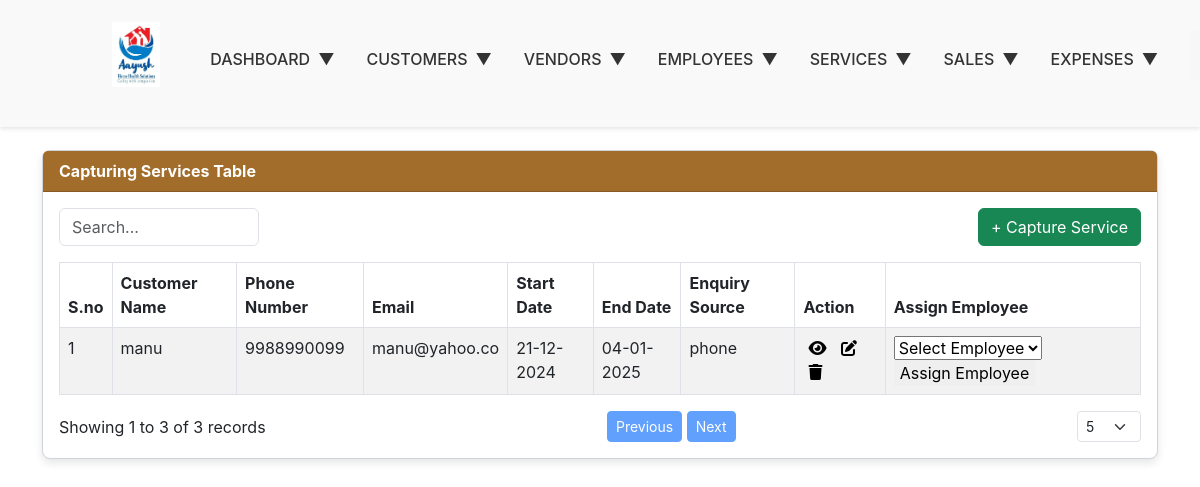
Screenshot of /Capturing-Services/view_services_12dec.php with the database file from the repository.
### tables this page shows
CREATE TABLE `service_requests` (
  `id` int(11) NOT NULL,
  `customer_name` varchar(255) NOT NULL,
  `contact_no` varchar(20) NOT NULL,
  `email` varchar(255) NOT NULL,
  `enquiry_date` date NOT NULL,
  `enquiry_time` time NOT NULL,
  `service_type` varchar(100) NOT NULL,
  `from_date` date DEFAULT NULL,
  `end_date` date DEFAULT NULL,
  `total_days` int(11) DEFAULT NULL,
  `service_price` decimal(10,2) DEFAULT NULL,
  `invoice_status` varchar(250) DEFAULT NULL,
  `enquiry_source` varchar(100) NOT NULL,
  `priority_level` varchar(50) NOT NULL,
  `status` varchar(50) NOT NULL,
  `assigned_employee` varchar(255) NOT NULL,
  `request_details` text NOT NULL,
  `resolution_notes` text NOT NULL,
  `comments` text NOT NULL,
  `created_at` timestamp NOT NULL DEFAULT current_timestamp()
);

### Capturing-Services/view_services_12dec.php (the view, shortened to what this page needs)
<?php
include '../config.php';
$pageSize = isset($_GET['pageSize']) ? intval($_GET['pageSize']) : 5;
$pageIndex = isset($_GET['pageIndex']) ? intval($_GET['pageIndex']) : 0;
$searchTerm = isset($_GET['search']) ? $conn->real_escape_string($_GET['search']) : '';
$start = $pageIndex * $pageSize;
$sql = "SELECT * FROM service_requests
        WHERE customer_name LIKE '%$searchTerm%'
        ORDER BY created_at DESC
        LIMIT $start, $pageSize";
$result = $conn->query($sql);
$countSql = "SELECT COUNT(*) as total FROM service_requests
             WHERE customer_name LIKE '%$searchTerm%'";
$countResult = $conn->query($countSql);
$totalRecords = $countResult->fetch_assoc()['total'];
$totalPages = ceil($totalRecords / $pageSize);
?>
<!DOCTYPE html>
<html lang="en">
<head>
  <link href="https://cdn.jsdelivr.net/npm/bootstrap@5.3.0/dist/css/bootstrap.min.css" rel="stylesheet">
  <link href="https://cdnjs.cloudflare.com/ajax/libs/font-awesome/6.0.0-beta3/css/all.min.css" rel="stylesheet">
</head>
<body>
  <?php
include '../navbar.php';
?>
  <div class="container  mt-7">
    <div class="dataTable_card card">
      <div class="card-header"> Capturing Services Table</div>
      <div class="card-body">
        <div class="dataTable_search mb-3 d-flex justify-content-between">
        <form class="d-flex w-75">
    <input type="text" class="form-control" id="globalSearch" placeholder="Search..." oninput="performSearch()">
</form>
    <a href="services.php" class="btn btn-success">+ Capture Service</a>
</div>
        <div class="table-responsive">
          <table class="table table-striped">
            <thead>
              <tr class="dataTable_headerRow">
                <th>S.no</th>
                <th>Customer Name</th>
                <th>Phone Number</th>
                <th>Email</th>
                 <th>Start Date</th>
                <th>End Date</th>
                <th>Enquiry Source</th>
                <th>Action</th>
                <th>Assign Employee</th>
              </tr>
            </thead>
            <tbody>
            <?php
if ($result->num_rows > 0) {
    $serial = $start + 1;
    while ($row = $result->fetch_assoc()) {
        echo "<tr class='dataTable_row'>
                <td>{$serial}</td>
                <td>{$row['customer_name']}</td>
                <td>{$row['contact_no']}</td>
                <td>{$row['email']}</td>
                 <td>" . date('d-m-Y', strtotime($row['from_date'])) . "</td>
        <td>" . date('d-m-Y', strtotime($row['end_date'])) . "</td>
                <td>{$row['enquiry_source']}</td>
                <td class='action-icons'>
                    <i class='fas fa-eye' style='cursor: pointer;' data-bs-toggle='modal' data-bs-target='#viewModal' onclick='viewDetails(".json_encode($row).")'></i>
                    <a href='#' data-bs-toggle='modal' data-bs-target='updateModal' onclick='populateUpdateForm(".json_encode($row).")'>
    <i class='fas fa-edit'></i>
</a>
                    <a href='delete_service.php?id={$row['id']}' onclick='return confirm(\"Are you sure you want to delete?\")'><i class='fas fa-trash'></i></a>
                </td>
                <td>";
        if (!empty($row['assigned_employee'])) {
    echo "<span class='text-success'>" . htmlspecialchars($row['assigned_employee']) . "</span>";
} else {
    $query = "
        SELECT e.id, e.name
FROM emp_info e
WHERE e.id NOT IN (
    SELECT a.employee_id
    FROM allotment a
    WHERE
        a.service_type = e.role AND
        (
            (a.start_date <= ? AND a.end_date >= ?) OR
            (a.start_date <= ? AND a.end_date >= ?) OR
            (a.start_date >= ? AND a.end_date <= ?)
        )
);"
        ;
    $stmt = $conn->prepare($query);
    $stmt->bind_param(
        "ssssss",
        $row['from_date'], $row['from_date'],
        $row['end_date'], $row['end_date'],
        $row['from_date'], $row['end_date']
    );
    $stmt->execute();
    $result = $stmt->get_result();
    echo "<form method='POST' action='assign_employee.php'>
            <select name='emp_id' required>
                <option value=''>Select Employee</option>";
    echo "    </select>
            <input type='hidden' name='service_id' value='{$row['id']}'>
            <button type='submit' name='assign_employee' style='border: black; cursor: pointer;' title='Allocate'>
                Assign Employee
            </button>
          </form>";
}
        echo "    </td>
              </tr>";
        $serial++;
    }
} else {
    echo "<tr><td colspan='7'>No data available</td></tr>";
}
?>
</tbody>
          </table>
        </div>
         <div class="d-flex justify-content-between align-items-center">
          <div>
            Showing <?= $start + 1 ?> to <?= min($start + $pageSize, $totalRecords) ?> of <?= $totalRecords ?> records
          </div>
          <div>
            <a href="?pageIndex=<?= max(0, $pageIndex - 1) ?>&pageSize=<?= $pageSize ?>&search=<?= htmlspecialchars($searchTerm) ?>" class="btn btn-primary btn-sm <?= $pageIndex == 0 ? 'disabled' : '' ?>">Previous</a>
            <a href="?pageIndex=<?= min($totalPages - 1, $pageIndex + 1) ?>&pageSize=<?= $pageSize ?>&search=<?= htmlspecialchars($searchTerm) ?>" class="btn btn-primary btn-sm <?= $pageIndex >= $totalPages - 1 ? 'disabled' : '' ?>">Next</a>
          </div>
          <div>
            <select onchange="window.location.href='?pageIndex=0&pageSize=' + this.value + '&search=<?= htmlspecialchars($searchTerm) ?>'" class="form-select form-select-sm">
              <option value="5" <?= $pageSize == 5 ? 'selected' : '' ?>>5</option>
            </select>
          </div>
        </div>
      </div>
    </div>
  </div>
</body>
</html>

### assets/css/style.css (style rules this page uses)
body { font-family: -apple-system, BlinkMacSystemFont, "Segoe UI", Roboto, "Helvetica Neue", Arial, "Noto Sans", sans-serif, "Apple Color Emoji", "Segoe UI Emoji", "Segoe UI Symbol", "Noto Color Emoji"; margin: 0; padding: 0; }
.container { margin-top: 150px; }
.dataTable_search input { max-width: 200px; }
.dataTable_headerRow th, .dataTable_row td { border: 1px solid #dee2e6; }
.dataTable_headerRow { background-color: #f8f9fa; font-weight: bold; }
.dataTable_card { border: 1px solid #ced4da; border-radius: 0.5rem; box-shadow: 0 4px 8px rgba(0, 0, 0, 0.1); }
.dataTable_card .card-header { background-color: #A26D2B; color: white; font-weight: bold; }
.action-icons i { margin: 0 5px; cursor: pointer; }

### Capturing-Services/view_services_12dec.php (style rules this page uses)
.dataTable_search input { max-width: 200px; }
.dataTable_headerRow th, .dataTable_row td { border: 1px solid #dee2e6; }
.dataTable_headerRow { background-color: #f8f9fa; font-weight: bold; }
.dataTable_card { border: 1px solid #ced4da; border-radius: 0.5rem; box-shadow: 0 4px 8px rgba(0, 0, 0, 0.1); }
.dataTable_card .card-header { background-color: #A26D2B; color: white; font-weight: bold; }
.action-icons i { color: black; cursor: pointer; margin-right: 10px; }

### rows the page displays
service_requests: customer_name "manu", contact_no "9988990099", email "manu@yahoo.co", from_date "21-12-2024", end_date "04-01-2025", enquiry_source "phone"

### other values shown
$start + 1 "1"
min($start + $pageSize, $totalRecords) "3"
$totalRecords "3"
